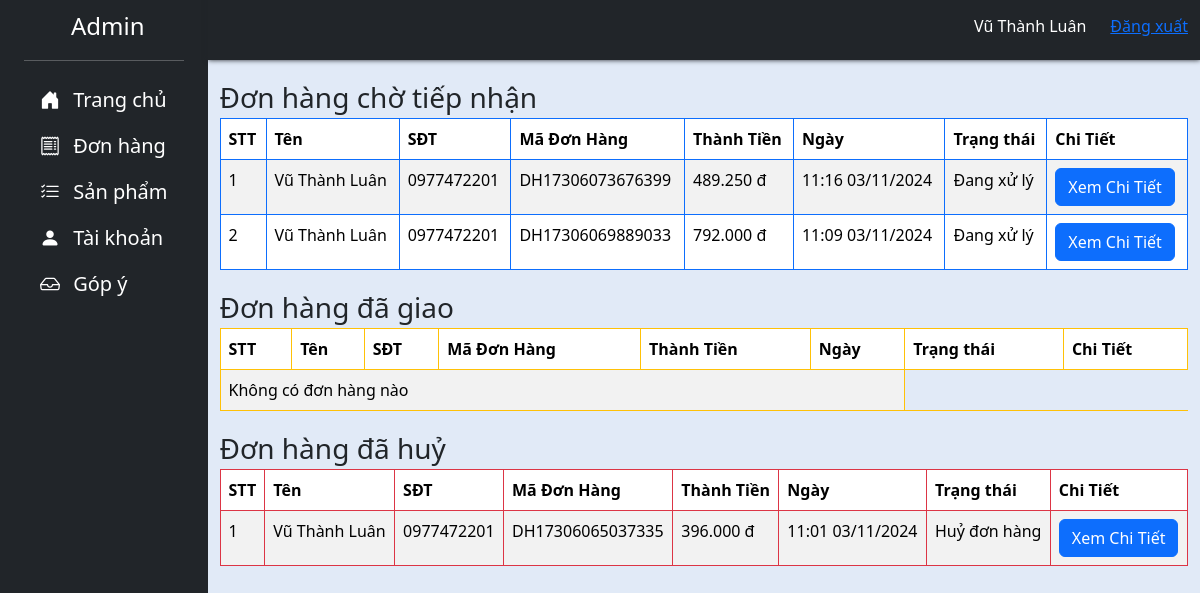
The page /Admin/admin-orders.php (signed in) on the database as committed earlier.
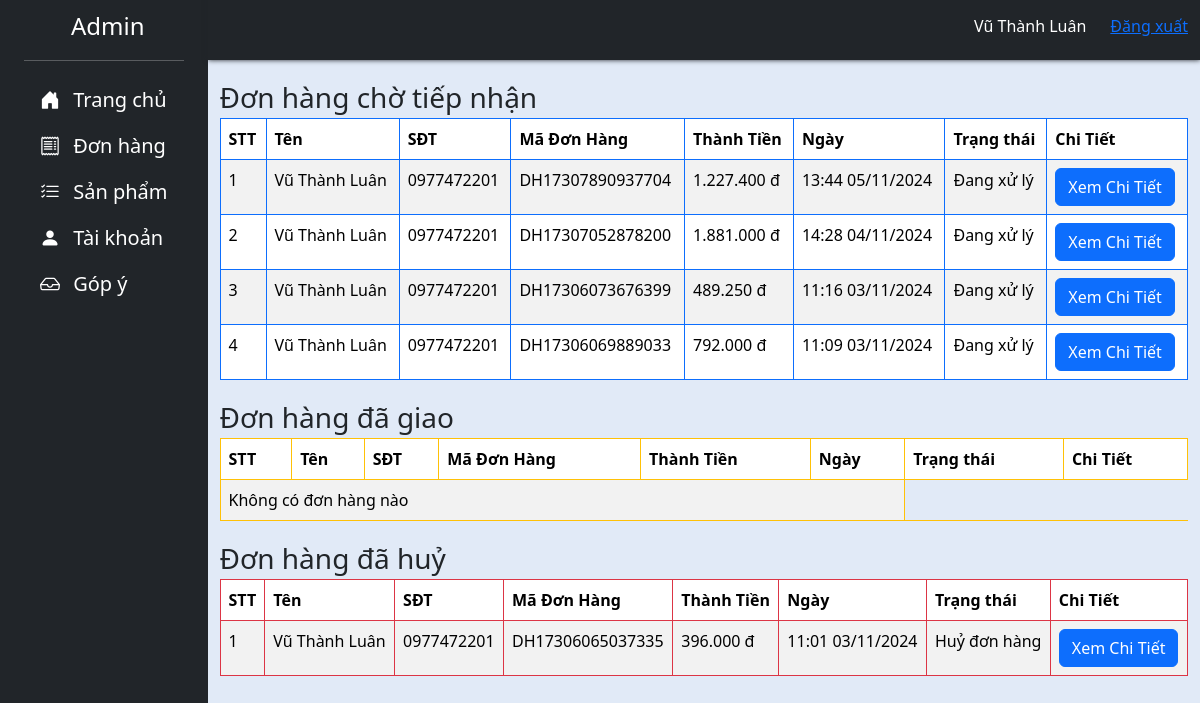
The same page on the database as committed later.
### tables this page shows
CREATE TABLE `orders` (
  `id` int(4) NOT NULL,
  `ma_don_hang` varchar(20) NOT NULL,
  `user_id` int(4) NOT NULL,
  `name` varchar(50) NOT NULL,
  `email` varchar(50) NOT NULL,
  `sdt` varchar(15) NOT NULL,
  `address` varchar(150) NOT NULL,
  `comment` varchar(300) NOT NULL,
  `total` int(9) NOT NULL,
  `status` int(1) NOT NULL,
  `time` varchar(20) NOT NULL
);

### Admin/admin-orders.php (the view, shortened to what the changed rows need)
<?php include "header.php" ?>
<div class="">
    <table class="table table-bordered table-striped border-primary">
        <thead >
            <tr>
                <th>STT</th>
                <th>Tên</th>
                <th>SĐT</th>
                <th>Mã Đơn Hàng</th>
                <th>Thành Tiền</th>
                <th>Ngày</th>
                <th>Trạng thái</th>
                <th>Chi Tiết</th>
            </tr>
        </thead>
        <tbody>
            <?php
            $sql = "SELECT * FROM orders WHERE status = 0 ORDER BY id DESC";
            $result = $conn->query($sql);
            $count = 1;
            if ($result->num_rows > 0) {
                while ($item = $result->fetch_assoc()) {
            ?>
                    <tr>
                        <td> <?= $count ?> </td>
                        <td> <?= $item['name']; ?> </td>
                        <td> <?= $item['sdt']; ?> </td>
                        <td> <?= $item['ma_don_hang']; ?> </td>
                        <td> <?= number_format($item['total'], 0, ',', '.') ?> đ </td>
                        <td> <?= $item['time']; ?> </td>
                        <td>
                            <?php
                                if ($item['status']==0){
                                    echo "Đang xử lý";
                                }
                            ?>
                        </td>
                        <td>
                            <a href="admin-ordersdetail.php?ma=<?= $item['ma_don_hang']; ?>" class="btn btn-primary">Xem Chi Tiết</a>
                        </td>
                    </tr>
                <?php
                    $count++;
                }
            } else {
                ?>
                <tr>
                    <td colspan="6"> Không có đơn hàng nào </td>
                </tr>
            <?php
            }
            ?>
        </tbody>
    </table>
</div>
<div class="">
    <table class="table table-bordered table-striped border-warning">
        <thead>
            <tr>
                <th>STT</th>
                <th>Tên</th>
                <th>SĐT</th>
                <th>Mã Đơn Hàng</th>
                <th>Thành Tiền</th>
                <th>Ngày</th>
                <th>Trạng thái</th>
                <th>Chi Tiết</th>
            </tr>
        </thead>
    </table>
</div>
<div class="">
    <table class="table table-bordered table-striped border-danger">
        <thead>
            <tr>
                <th>STT</th>
                <th>Tên</th>
                <th>SĐT</th>
                <th>Mã Đơn Hàng</th>
                <th>Thành Tiền</th>
                <th>Ngày</th>
                <th>Trạng thái</th>
                <th>Chi Tiết</th>
            </tr>
        </thead>
        <tbody>
            <?php
            $sql = "SELECT * FROM orders WHERE status = 2 ORDER BY id DESC";
            $result = $conn->query($sql);
            $count = 1;
            if ($result->num_rows > 0) {
                while ($item = $result->fetch_assoc()) {
            ?>
                    <tr>
                        <td> <?= $count ?> </td>
                        <td> <?= $item['name']; ?> </td>
                        <td> <?= $item['sdt']; ?> </td>
                        <td> <?= $item['ma_don_hang']; ?> </td>
                        <td> <?= number_format($item['total'], 0, ',', '.') ?> đ </td>
                        <td> <?= $item['time']; ?> </td>
                        <td>
                            <?php
                                if ($item['status']==0){
                                    echo "Đang xử lý";
                                }
                                else if ($item['status']==1){
                                    echo "Thành công";
                                }
                                else if ($item['status']==2){
                                    echo "Huỷ đơn hàng";
                                }
                            ?>
                        </td>
                        <td>
                            <a href="admin-ordersdetail.php?ma=<?= $item['ma_don_hang']; ?>" class="btn btn-primary">Xem Chi Tiết</a>
                        </td>
                    </tr>
                <?php
                    $count++;
                }
            } else {
                ?>
                <tr>
                    <td colspan="6"> Không có đơn hàng nào </td>
                </tr>
            <?php
            }
            ?>
        </tbody>
    </table>
</div>
<?php include "footer.php" ?>

Rows that differ between the two databases and show on the page:
added orders: name "Vũ Thành Luân", sdt "0977472201", ma_don_hang "DH17307890937704", total "1.227.400", time "13:44 05/11/2024", status "Đang xử lý"
added orders: name "Vũ Thành Luân", sdt "0977472201", ma_don_hang "DH17307052878200", total "1.881.000", time "14:28 04/11/2024", status "Đang xử lý"
